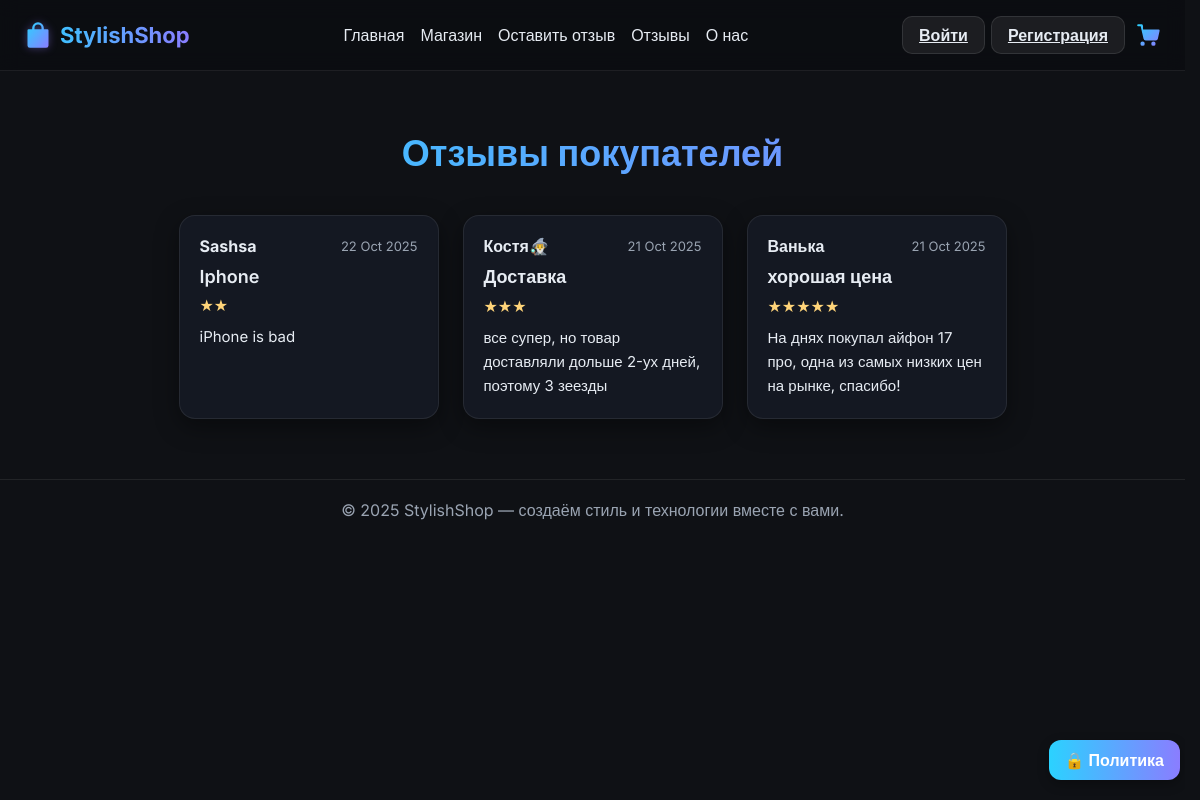
The page /reviews/ on the database as committed earlier.
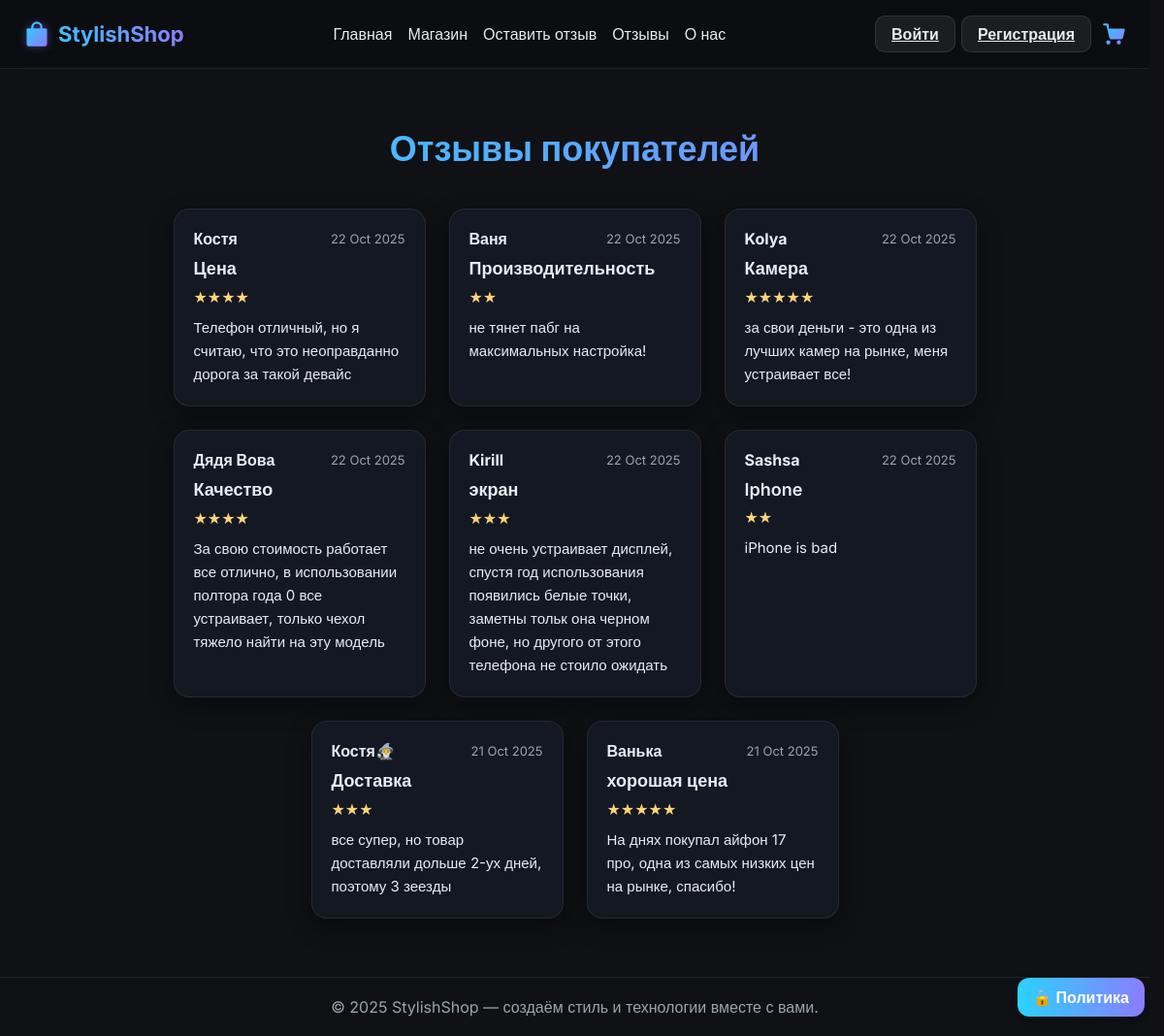
The same page on the database as committed later.
### main/models.py (models this page shows, shortened)
class Rewiew(models.Model):
    product = models.ForeignKey(
        'Product',
        on_delete=models.CASCADE,
        related_name='reviews',
        null=True,
        blank=True
    )
    name = models.CharField(max_length=50, default='Anonymous', verbose_name='Имя пользователя')
    title = models.CharField(max_length=50, verbose_name='Заголовок')
    about = models.TextField(max_length=500, verbose_name='Отзыв')
    rating = models.PositiveIntegerField(
        default=5,
        validators=[MinValueValidator(1), MaxValueValidator(5)],
        verbose_name='Оценка'
    )
    created_at = models.DateTimeField(auto_now_add=True, verbose_name='Дата создания')
    is_site_review = models.BooleanField(default=False)
    class Meta:
        verbose_name = 'Отзыв'
        verbose_name_plural = 'Отзывы'
        ordering = ['-created_at']

### main/views.py (the view)
# urls.py: path('reviews/', views.rewiews, name='reviews'),
def rewiews(request):
    reviews = Rewiew.objects.all().order_by('-created_at')
    return render(request, 'main/reviews.html', {'reviews': reviews})

### main/templatetags/custom_filters.py (called while the page is built)
@register.filter
def times(value, symbol='★'):
    try:
        return symbol * int(value)
    except (ValueError, TypeError):
        return ''

### main/templates/main/reviews.html (shortened to what this page needs)
{% extends 'main/base.html' %}
{% load static %}
{% load custom_filters %}
{% block content %}
<main class="container">
  <h1>Отзывы покупателей</h1>
  <div class="review-list">
    {% for review in reviews %}
      <div class="review-card">
        <div class="review-header">
          <div class="review-author">{{ review.name }}</div>
          <div class="review-date">{{ review.created_at|date:"d M Y" }}</div>
        </div>
        <div class="review-title">{{ review.title }}</div>
        <div class="review-rating">{{ review.rating|times:"★" }}</div>
        <div class="review-text">{{ review.about }}</div>
      </div>
    {% empty %}
      <p style="text-align:center; color:var(--muted); font-size:16px;">Пока нет отзывов — будьте первым!</p>
    {% endfor %}
  </div>
</main>
{% endblock %}

### main/templates/main/base.html (shortened to what this page needs)
{% load static %}
<!DOCTYPE html>
<html lang="ru">
<head>
</head>
<body>
  <header>
    <div class="nav-container">
      <a href="/" class="logo">
        <img src="{% static 'icons/shop-bag.svg' %}" alt="StylishShop Logo">
        StylishShop
      </a>
      <nav>
        <a href="/">Главная</a>
        <a href="/shop/">Магазин</a>
        <a href="/leave-review/">Оставить отзыв</a>
        <a href="/reviews/">Отзывы</a>
        <a href="/about/">О нас</a>
      </nav>
      <div class="auth-group">
        {% if request.user.is_authenticated %}
          <span style="color:#9aa4b2; margin-right:6px;">Привет, {{ request.user.username }}</span>
          <a href="{% url 'logout' %}" class="auth-btn">Выйти</a>
        {% else %}
          <a href="{% url 'login' %}" class="auth-btn">Войти</a>
          <a href="{% url 'register' %}" class="auth-btn">Регистрация</a>
        {% endif %}
        <a href="{% url 'cart' %}" class="cart-icon"></a>
      </div>
    </div>
  </header>
  <main class="container">
    {% block content %}{% endblock %}
  </main>
  <footer>
    © 2025 StylishShop — создаём стиль и технологии вместе с вами.
  </footer>
  <a href="{% url 'privacy' %}" class="floating-privacy">🔒 Политика</a>
</body>
</html>

### main/templates/main/reviews.html (style rules this page uses)
.container { max-width: 1100px; margin: 60px auto; padding: 0 20px; }
h1 { font-size: 36px; text-align: center; margin-bottom: 40px; background: var(--accent); -webkit-background-clip: text; -webkit-text-fill-color: transparent; }
.review-list { display: flex; flex-wrap: wrap; justify-content: center; gap: 24px; }
.review-card { background: var(--card); border: 1px solid var(--line); border-radius: var(--radius); padding: 20px; box-shadow: var(--shadow); flex: 1 1 250px; max-width: 260px; transition: transform .2s ease, box-shadow .2s ease; }
.review-header { display: flex; justify-content: space-between; align-items: center; margin-bottom: 10px; }
.review-author { font-weight: 700; font-size: 16px; }
.review-date { font-size: 13px; color: var(--muted); }
.review-title { font-size: 18px; font-weight: 600; margin-bottom: 8px; }
.review-rating { color: #ffd479; margin-bottom: 10px; }
.review-text { font-size: 15px; color: var(--text); line-height: 1.6; }

Rows that differ between the two databases and show on the page:
added Rewiew: name "Костя", created_at "22 Oct 2025", title "Цена", rating "★★★★", about "Телефон отличный, но я считаю, что это неоправданно дорога за такой девайс"
added Rewiew: name "Ваня", created_at "22 Oct 2025", title "Производительность", rating "★★", about "не тянет пабг на максимальных настройка!"
added Rewiew: name "Kolya", created_at "22 Oct 2025", title "Камера", rating "★★★★★", about "за свои деньги - это одна из лучших камер на рынке, меня устраивает все!"
added Rewiew: name "Дядя Вова", created_at "22 Oct 2025", title "Качество", rating "★★★★", about "За свою стоимость работает все отлично, в использовании полтора года 0 все устраивает, только чехол тяжело найти на эту модель"
added Rewiew: name "Kirill", created_at "22 Oct 2025", title "экран", rating "★★★", about "не очень устраивает дисплей, спустя год использования появились белые точки, заметны тольк она черном фоне, но другого от этого телефона не стоило ожидать"
